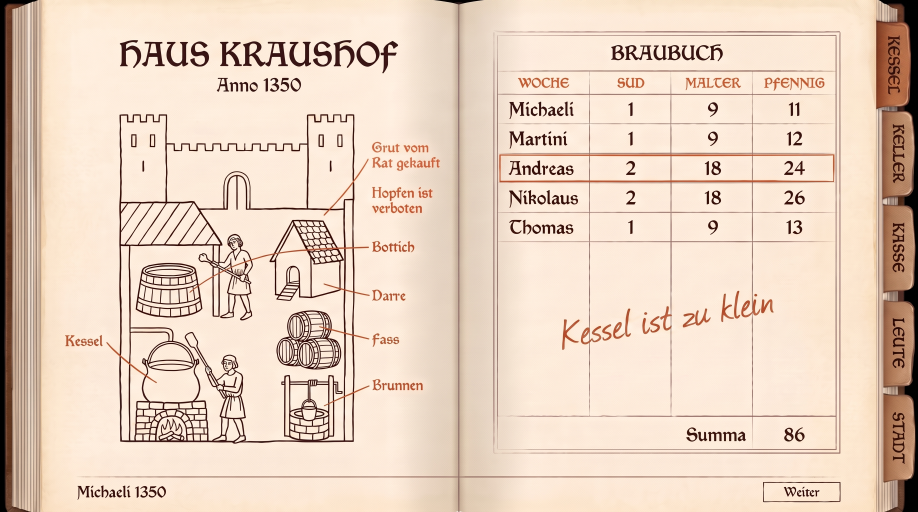
#> input picture design/pfad-1-braubuch/01-epoche1.jpg, 2752 x 1536 px (shown at 1/3 size)
$ python weissen.py ../../../design/pfad-1-braubuch/01-epoche1.jpg ../../../design/pfad-1-braubuch/02-epoche4.jpg
#> lines starting #> are read from the running program, lines starting #| are printed output that depends on the picture
#!/usr/bin/env python3
"""Weiss weiss machen, bevor freigestellt wird.

gen_image.py liefert JPEG. Ein JPEG-Weiss ist nicht (255,255,255), sondern
schwankt zwischen 249 und 255 und hat einen leichten Farbstich. Genau darauf
faellt die Freistellung herein: sie rechnet die Buntheit mit
(alpha = (246-hell)/14 + bunt/10), und ein Stich von 6 Stufen ergibt Alpha 0,6
auf leerem Hintergrund — das Bild wird als Ganzes "Objekt".

Also erst schnappen, dann freistellen:

    python3 werkbank/schuss/stadt-r7/weissen.py <roh.jpg> <sauber.png>
"""
import sys
import numpy as np
from PIL import Image

roh, ziel = sys.argv[1], sys.argv[2]
a = np.asarray(Image.open(roh).convert('RGB'), dtype=np.int16)
hell = a.min(axis=2)
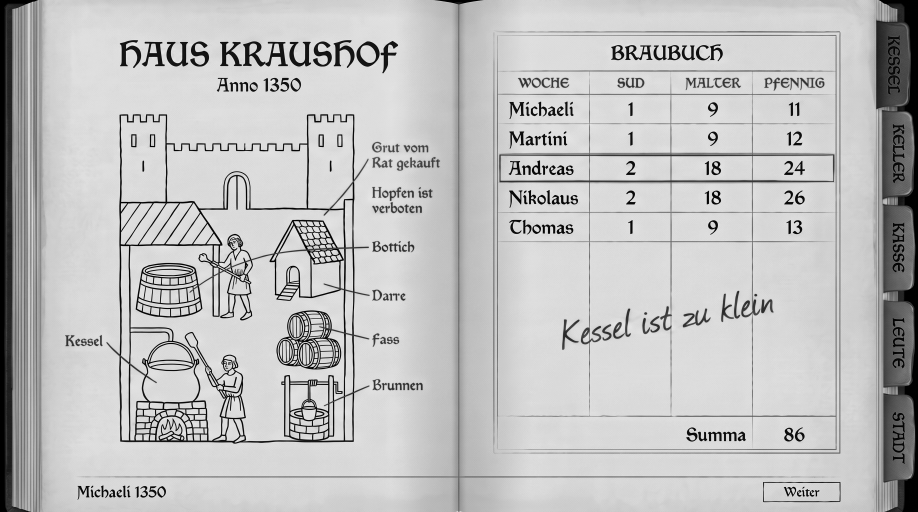
#> hell: shape (1536, 2752) int16 (shown at 1/3 size); min 0, max 239, mean 191.6
bunt = a.max(axis=2) - a.min(axis=2)
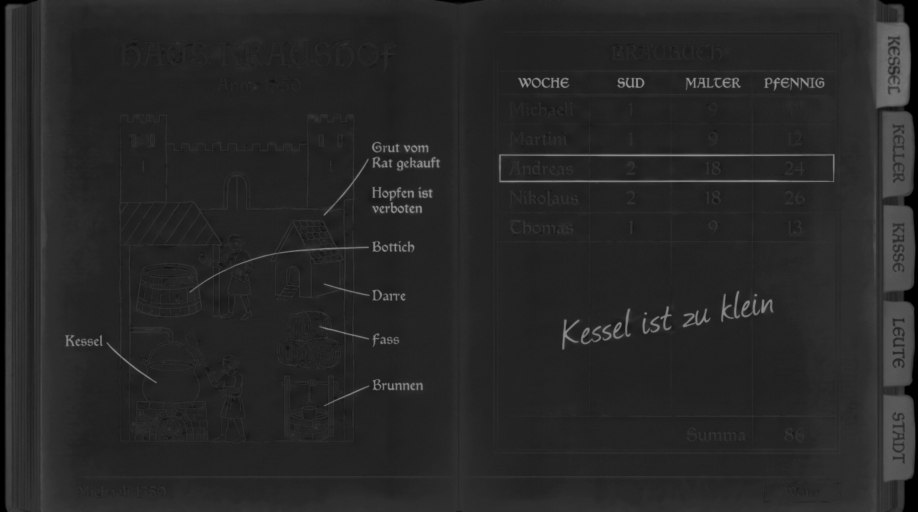
#> bunt: shape (1536, 2752) int16 (shown at 1/3 size); min 0, max 156, mean 39.5
weiss = (hell >= 242) & (bunt <= 14)
#> weiss: shape (1536, 2752) bool; every value is 0
a[weiss] = 255
Image.fromarray(a.astype(np.uint8), 'RGB').save(ziel)
print(f'{ziel}  {weiss.mean() * 100:.1f} % der Flaeche auf reines Weiss geschnappt')
#| ../../../design/pfad-1-braubuch/02-epoche4.jpg  0.0 % der Flaeche auf reines Weiss geschnappt
